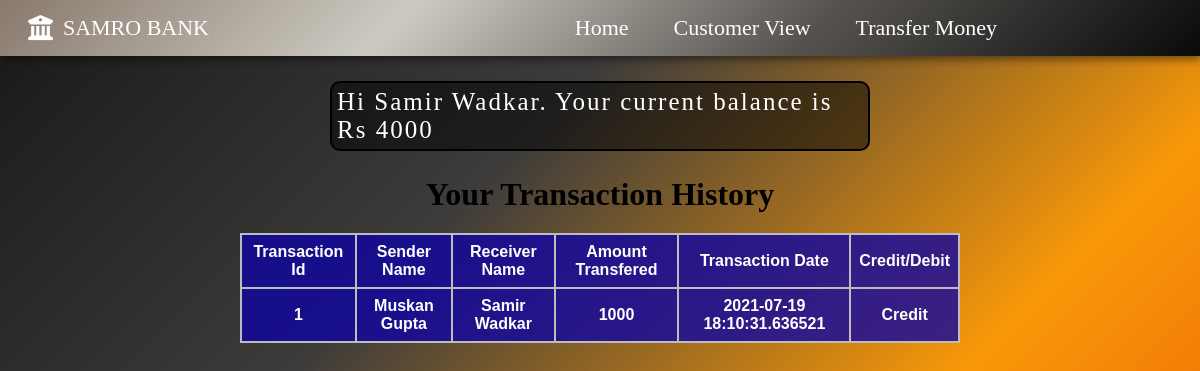
/bank_statement/1, run on the app's committed database.
### app.py (models this page shows, shortened)
class Customers(db.Model):
    customer_account_no = db.Column(db.Integer,primary_key = True)
    customer_name = db.Column(db.String(200),nullable = False)
    email = db.Column(db.String(120), nullable = False)
    account_type = db.Column(db.String(120), default = 'Saving')
    current_bal = db.Column(db.Integer, default = 3000)

class Transaction(db.Model):
    trans_id = db.Column(db.Integer,primary_key = True)
    sender_name = db.Column(db.String(200),nullable = False)
    sender_account_no = db.Column(db.Integer,nullable = False)
    receiver_name = db.Column(db.String(200),nullable = False)
    receiver_account_no = db.Column(db.Integer,nullable = False)
    amount_transfered = db.Column(db.Integer, nullable = False)
    date_transfer = db.Column(db.DateTime,default = datetime.now(IST))

### app.py (the view)
@app.route('/bank_statement/<int:customer_account_no>')
def bank_statement(customer_account_no):
    customer = Customers.query.filter_by(customer_account_no = customer_account_no).first()
    bank_statement = Transaction.query.filter(or_(Transaction.sender_account_no.like(customer_account_no),Transaction.receiver_account_no.like(customer_account_no))).all()
    print(bank_statement)
    return render_template('bank_statement.html',bank_statement = bank_statement,customer_account_no = customer_account_no,customer = customer)

### templates/bank_statement.html
{% extends 'base.html' %}
{% block body %}
<div class="message-box msg-w">
    <p>Hi  {{customer.customer_name}}. Your  current  balance  is  Rs {{customer.current_bal}}
    </p>
</div>
<div class="table-box transaction-table">
    <h1>Your Transaction History</h1>
    {% if bank_statement|length == 0 %}
        <div class="message-box">
            <p>No Transactions Yet</p>
        </div>
    {% else %}
    <table class="table">
        <thead>
            <tr>
                <th scope="col">Transaction Id</th>
                <th scope="col">Sender Name</th>
                <th scope="col">Receiver Name</th>
                <th scope="col">Amount Transfered</th>
                <th scope="col">Transaction Date</th>
                <th scope="col">Credit/Debit</th>
            </tr>
        </thead>
        <tbody>
            {% for statement in bank_statement %}
                <tr>
                    <td><strong>{{ statement.trans_id }}</strong></td>
                    <td>{{ statement.sender_name }}</td>
                    <td>{{ statement.receiver_name }}</td>
                    <td>{{ statement.amount_transfered }}</td>
                    <td>{{ statement.date_transfer }}</td>
                    {% if statement.sender_account_no == customer_account_no %}
                    <td>Debit</td>
                    {% else %}
                    <td>Credit</td>
                    {% endif %}
                </tr>
            {% endfor %}
        </tbody>
    </table>
    {% endif %}
</div>
{% endblock body %}

### static/css/style.css (style rules this page uses)
* { margin: 0; padding: 0; box-sizing: border-box; }
.bgd { background: linear-gradient(-45deg, #ec4f06, #f89808, #3d3c3b, #181817); width: 100vw; height: 100vh; position: relative; }
.table-box { display: flex; flex-direction: column; align-items: center; margin: 70px auto; overflow: auto; }
.table { font-family: Arial, Helvetica, sans-serif; border-collapse: collapse; width: 60%; background: rgba(15, 4, 160, 0.8); margin-top: 20px ; color: white; }
table,th,td { border: 2px solid #bebdbd; text-align: center; font-weight: bold; }
th,td { padding: 8px; }
.message-box { display: flex; align-items: center; justify-content: center; font-size: 25px; border: 2px solid black; background-color: rgba(0, 0, 0, 0.5); border-radius: 10px; margin: 25px auto 0px auto; padding: 5px; width: 30vw; color: white; }
.transaction-table { margin-top: 25px; }
.msg-w { width: 45vw; letter-spacing: 2px; }

### static/css/mobile.css (style rules this page uses)
.table-box { overflow: auto; width: 90%; }
.table { overflow: auto; width: 90%; }
td { font-weight: 100; padding: 5px; }
.message-box { width: 90%; }
.message-box p { font-size: 18px; }
.msg-w { letter-spacing: 1; }
.transaction-table h1 { font-size: 25px; }

### data on the page
Customers: customer_name "Samir Wadkar", current_bal "4000"
Transaction: trans_id "1", sender_name "Muskan Gupta", receiver_name "Samir Wadkar", amount_transfered "1000", date_transfer "2021-07-19 18:10:31.636521", sender_account_no "Credit"
